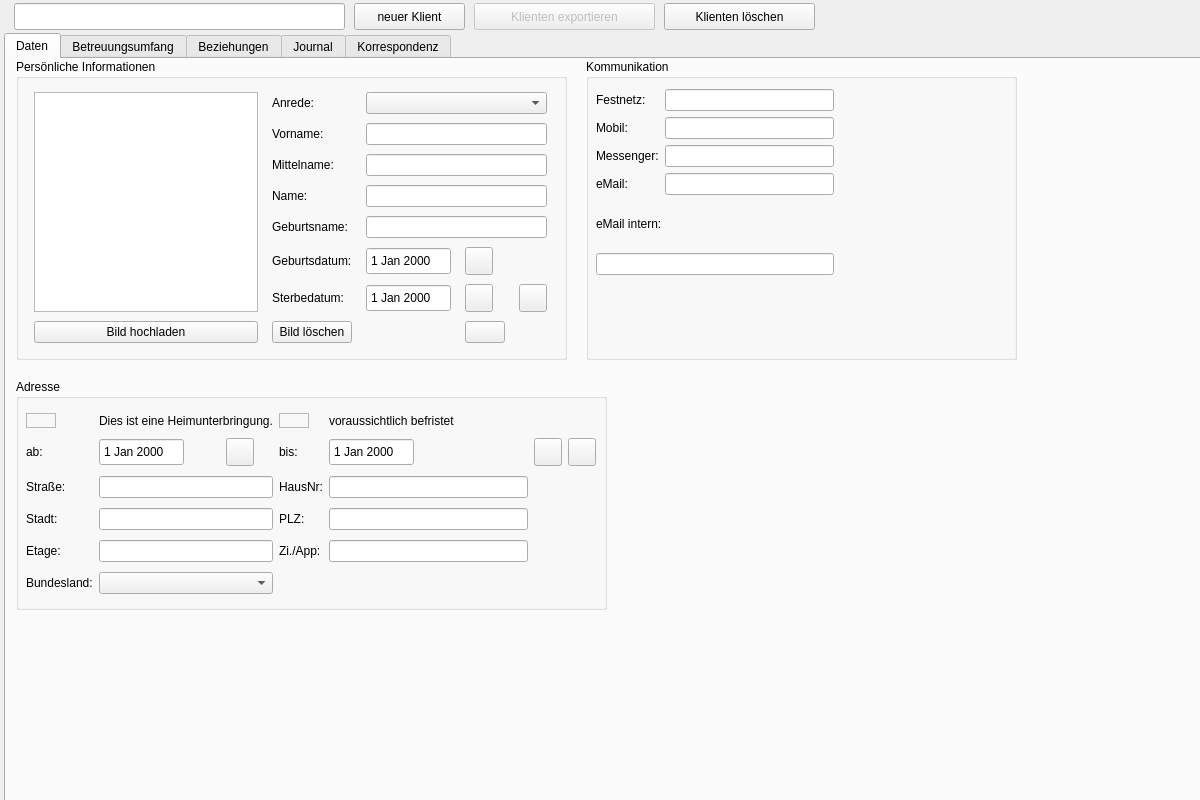
<?xml version="1.0" encoding="UTF-8"?>
<ui version="4.0">
 <class>client_tab</class>
 <widget class="QWidget" name="client_tab">
  <property name="geometry">
   <rect>
    <x>0</x>
    <y>0</y>
    <width>1200</width>
    <height>800</height>
   </rect>
  </property>
  <property name="minimumSize">
   <size>
    <width>1200</width>
    <height>800</height>
   </size>
  </property>
  <widget class="QPushButton" name="pushButton_2">
   <property name="enabled">
    <bool>false</bool>
   </property>
   <property name="geometry">
    <rect>
     <x>474</x>
     <y>3</y>
     <width>181</width>
     <height>27</height>
    </rect>
   </property>
   <property name="text">
    <string>Klienten exportieren</string>
   </property>
   <property name="icon">
    <iconset resource="../../../Python-Projects/fameoucrazy_vor_Neustrukturierung/fameoucrazy_ressources.qrc">
     <normaloff>:/icons/icons/application-export.png</normaloff>:/icons/icons/application-export.png</iconset>
   </property>
  </widget>
  <widget class="QLineEdit" name="select_client_edit">
   <property name="geometry">
    <rect>
     <x>14</x>
     <y>3</y>
     <width>331</width>
     <height>27</height>
    </rect>
   </property>
  </widget>
  <widget class="QPushButton" name="pushButton">
   <property name="geometry">
    <rect>
     <x>354</x>
     <y>3</y>
     <width>111</width>
     <height>27</height>
    </rect>
   </property>
   <property name="text">
    <string>neuer Klient</string>
   </property>
   <property name="icon">
    <iconset resource="../../../Python-Projects/fameoucrazy_vor_Neustrukturierung/fameoucrazy_ressources.qrc">
     <normaloff>:/icons/icons/plus.png</normaloff>:/icons/icons/plus.png</iconset>
   </property>
  </widget>
  <widget class="QTabWidget" name="tabWidget">
   <property name="geometry">
    <rect>
     <x>4</x>
     <y>33</y>
     <width>1700</width>
     <height>771</height>
    </rect>
   </property>
   <property name="currentIndex">
    <number>0</number>
   </property>
   <widget class="QWidget" name="Daten_4">
    <attribute name="title">
     <string>Daten</string>
    </attribute>
    <widget class="QGroupBox" name="client_personal_groupBox_4">
     <property name="geometry">
      <rect>
       <x>10</x>
       <y>0</y>
       <width>551</width>
       <height>301</height>
      </rect>
     </property>
     <property name="title">
      <string>Persönliche Informationen</string>
     </property>
     <widget class="QWidget" name="gridLayoutWidget_11">
      <property name="geometry">
       <rect>
        <x>10</x>
        <y>30</y>
        <width>531</width>
        <height>262</height>
       </rect>
      </property>
      <layout class="QGridLayout" name="gridLayout_8">
       <item row="3" column="2" colspan="3">
        <widget class="QLineEdit" name="client_surname_edit_4"/>
       </item>
       <item row="6" column="4">
        <widget class="QPushButton" name="client_death_date_clear_btn_4">
         <property name="maximumSize">
          <size>
           <width>28</width>
           <height>28</height>
          </size>
         </property>
         <property name="text">
          <string/>
         </property>
         <property name="icon">
          <iconset theme="QIcon::ThemeIcon::EditDelete"/>
         </property>
        </widget>
       </item>
       <item row="4" column="1">
        <widget class="QLabel" name="client_birth_name_label_4">
         <property name="maximumSize">
          <size>
           <width>16777215</width>
           <height>28</height>
          </size>
         </property>
         <property name="text">
          <string>Geburtsname:</string>
         </property>
        </widget>
       </item>
       <item row="7" column="0">
        <widget class="QPushButton" name="client_pict_upload_btn_4">
         <property name="maximumSize">
          <size>
           <width>16777215</width>
           <height>28</height>
          </size>
         </property>
         <property name="text">
          <string>Bild hochladen</string>
         </property>
         <property name="icon">
          <iconset resource="../../../Python-Projects/fameoucrazy_vor_Neustrukturierung/fameoucrazy_ressources.qrc">
           <normaloff>:/icons/icons/drive-upload.png</normaloff>:/icons/icons/drive-upload.png</iconset>
         </property>
        </widget>
       </item>
       <item row="6" column="2">
        <widget class="QDateEdit" name="client_death_date_edit_4">
         <property name="maximumSize">
          <size>
           <width>85</width>
           <height>28</height>
          </size>
         </property>
         <property name="inputMethodHints">
          <set>Qt::InputMethodHint::ImhDate</set>
         </property>
         <property name="buttonSymbols">
          <enum>QAbstractSpinBox::ButtonSymbols::NoButtons</enum>
         </property>
        </widget>
       </item>
       <item row="1" column="2" colspan="3">
        <widget class="QLineEdit" name="client_given_name_edit_4"/>
       </item>
       <item row="2" column="1">
        <widget class="QLabel" name="client_middle_name_label_4">
         <property name="sizePolicy">
          <sizepolicy hsizetype="Fixed" vsizetype="Fixed">
           <horstretch>0</horstretch>
           <verstretch>0</verstretch>
          </sizepolicy>
         </property>
         <property name="maximumSize">
          <size>
           <width>16777215</width>
           <height>28</height>
          </size>
         </property>
         <property name="text">
          <string>Mittelname:</string>
         </property>
        </widget>
       </item>
       <item row="2" column="2" colspan="3">
        <widget class="QLineEdit" name="client_middle_name_edit_4"/>
       </item>
       <item row="0" column="0" rowspan="7">
        <widget class="QGraphicsView" name="client_pict_graphicsView_4">
         <property name="sizePolicy">
          <sizepolicy hsizetype="Fixed" vsizetype="Fixed">
           <horstretch>0</horstretch>
           <verstretch>3</verstretch>
          </sizepolicy>
         </property>
         <property name="maximumSize">
          <size>
           <width>224</width>
           <height>224</height>
          </size>
         </property>
         <property name="sizeIncrement">
          <size>
           <width>0</width>
           <height>0</height>
          </size>
         </property>
        </widget>
       </item>
       <item row="1" column="1">
        <widget class="QLabel" name="client_given_name_label_4">
         <property name="maximumSize">
          <size>
           <width>16777215</width>
           <height>28</height>
          </size>
         </property>
         <property name="text">
          <string>Vorname:</string>
         </property>
        </widget>
       </item>
       <item row="5" column="2">
        <widget class="QDateEdit" name="client_birth_date_edit_4">
         <property name="maximumSize">
          <size>
           <width>85</width>
           <height>28</height>
          </size>
         </property>
         <property name="inputMethodHints">
          <set>Qt::InputMethodHint::ImhDate|Qt::InputMethodHint::ImhPreferNumbers</set>
         </property>
         <property name="buttonSymbols">
          <enum>QAbstractSpinBox::ButtonSymbols::NoButtons</enum>
         </property>
        </widget>
       </item>
       <item row="3" column="1">
        <widget class="QLabel" name="client_surname_label_4">
         <property name="sizePolicy">
          <sizepolicy hsizetype="Fixed" vsizetype="Fixed">
           <horstretch>0</horstretch>
           <verstretch>0</verstretch>
          </sizepolicy>
         </property>
         <property name="maximumSize">
          <size>
           <width>16777215</width>
           <height>28</height>
          </size>
         </property>
         <property name="text">
          <string>Name:</string>
         </property>
        </widget>
       </item>
       <item row="6" column="3">
        <widget class="QPushButton" name="client_death_date_btn_4">
         <property name="maximumSize">
          <size>
           <width>28</width>
           <height>28</height>
          </size>
         </property>
         <property name="text">
          <string/>
         </property>
         <property name="icon">
          <iconset>
           <normaloff>../../../Python-Projects/fameoucrazy_vor_Neustrukturierung/icons/calendar-select.png</normaloff>../../../Python-Projects/fameoucrazy_vor_Neustrukturierung/icons/calendar-select.png</iconset>
         </property>
        </widget>
       </item>
       <item row="5" column="1">
        <widget class="QLabel" name="client_birth_date_label_4">
         <property name="maximumSize">
          <size>
           <width>16777215</width>
           <height>28</height>
          </size>
         </property>
         <property name="text">
          <string>Geburtsdatum:</string>
         </property>
        </widget>
       </item>
       <item row="0" column="1">
        <widget class="QLabel" name="client_salutation_label_4">
         <property name="sizePolicy">
          <sizepolicy hsizetype="Fixed" vsizetype="Fixed">
           <horstretch>0</horstretch>
           <verstretch>0</verstretch>
          </sizepolicy>
         </property>
         <property name="maximumSize">
          <size>
           <width>16777215</width>
           <height>28</height>
          </size>
         </property>
         <property name="text">
          <string>Anrede:</string>
         </property>
        </widget>
       </item>
       <item row="4" column="2" colspan="3">
        <widget class="QLineEdit" name="client_birth_name_edit_4"/>
       </item>
       <item row="5" column="3">
        <widget class="QPushButton" name="client_birth_date_btn_4">
         <property name="minimumSize">
          <size>
           <width>28</width>
           <height>28</height>
          </size>
         </property>
         <property name="maximumSize">
          <size>
           <width>28</width>
           <height>28</height>
          </size>
         </property>
         <property name="text">
          <string/>
         </property>
         <property name="icon">
          <iconset>
           <normaloff>../../../Python-Projects/fameoucrazy_vor_Neustrukturierung/icons/calendar-select.png</normaloff>../../../Python-Projects/fameoucrazy_vor_Neustrukturierung/icons/calendar-select.png</iconset>
         </property>
        </widget>
       </item>
       <item row="6" column="1">
        <widget class="QLabel" name="label_40">
         <property name="maximumSize">
          <size>
           <width>16777215</width>
           <height>28</height>
          </size>
         </property>
         <property name="text">
          <string>Sterbedatum:</string>
         </property>
        </widget>
       </item>
       <item row="0" column="2" colspan="3">
        <widget class="QComboBox" name="client_salutation_combo_4"/>
       </item>
       <item row="7" column="1">
        <widget class="QPushButton" name="client_pict_delete_btn_4">
         <property name="maximumSize">
          <size>
           <width>16777215</width>
           <height>28</height>
          </size>
         </property>
         <property name="text">
          <string>Bild löschen</string>
         </property>
         <property name="icon">
          <iconset resource="../../../Python-Projects/fameoucrazy_vor_Neustrukturierung/fameoucrazy_ressources.qrc">
           <normaloff>:/icons/icons/minus.png</normaloff>:/icons/icons/minus.png</iconset>
         </property>
        </widget>
       </item>
       <item row="7" column="3">
        <widget class="QPushButton" name="pushButton_7">
         <property name="text">
          <string/>
         </property>
        </widget>
       </item>
      </layout>
     </widget>
    </widget>
    <widget class="QGroupBox" name="client_addr_groupBox_4">
     <property name="geometry">
      <rect>
       <x>10</x>
       <y>320</y>
       <width>591</width>
       <height>231</height>
      </rect>
     </property>
     <property name="title">
      <string>Adresse</string>
     </property>
     <property name="checkable">
      <bool>false</bool>
     </property>
     <widget class="QWidget" name="gridLayoutWidget_12">
      <property name="geometry">
       <rect>
        <x>10</x>
        <y>30</y>
        <width>570</width>
        <height>191</height>
       </rect>
      </property>
      <layout class="QGridLayout" name="client_add_grid_4">
       <item row="1" column="4">
        <widget class="QDateEdit" name="addr_till_date_edit_4">
         <property name="maximumSize">
          <size>
           <width>85</width>
           <height>28</height>
          </size>
         </property>
         <property name="inputMethodHints">
          <set>Qt::InputMethodHint::ImhDate</set>
         </property>
         <property name="buttonSymbols">
          <enum>QAbstractSpinBox::ButtonSymbols::NoButtons</enum>
         </property>
        </widget>
       </item>
       <item row="3" column="0">
        <widget class="QLabel" name="label_41">
         <property name="text">
          <string>Stadt:</string>
         </property>
        </widget>
       </item>
       <item row="3" column="1" colspan="2">
        <widget class="QLineEdit" name="lineEdit_26"/>
       </item>
       <item row="1" column="0">
        <widget class="QLabel" name="addr_from_date_label_4">
         <property name="text">
          <string>ab:</string>
         </property>
        </widget>
       </item>
       <item row="1" column="5">
        <widget class="QPushButton" name="addr_till_date_btn_4">
         <property name="maximumSize">
          <size>
           <width>28</width>
           <height>28</height>
          </size>
         </property>
         <property name="text">
          <string/>
         </property>
         <property name="icon">
          <iconset>
           <normaloff>../../../Python-Projects/fameoucrazy_vor_Neustrukturierung/icons/calendar-select.png</normaloff>../../../Python-Projects/fameoucrazy_vor_Neustrukturierung/icons/calendar-select.png</iconset>
         </property>
        </widget>
       </item>
       <item row="2" column="3">
        <widget class="QLabel" name="label_42">
         <property name="text">
          <string>HausNr:</string>
         </property>
        </widget>
       </item>
       <item row="4" column="0">
        <widget class="QLabel" name="label_43">
         <property name="text">
          <string>Etage:</string>
         </property>
        </widget>
       </item>
       <item row="1" column="1">
        <widget class="QDateEdit" name="addr_from_date_edit_4">
         <property name="maximumSize">
          <size>
           <width>85</width>
           <height>28</height>
          </size>
         </property>
         <property name="inputMethodHints">
          <set>Qt::InputMethodHint::ImhDate</set>
         </property>
         <property name="buttonSymbols">
          <enum>QAbstractSpinBox::ButtonSymbols::NoButtons</enum>
         </property>
        </widget>
       </item>
       <item row="1" column="6">
        <widget class="QPushButton" name="addr_till_date_clear_btn_4">
         <property name="maximumSize">
          <size>
           <width>28</width>
           <height>28</height>
          </size>
         </property>
         <property name="text">
          <string/>
         </property>
         <property name="icon">
          <iconset theme="QIcon::ThemeIcon::EditDelete"/>
         </property>
        </widget>
       </item>
       <item row="3" column="3">
        <widget class="QLabel" name="label_44">
         <property name="text">
          <string>PLZ:</string>
         </property>
        </widget>
       </item>
       <item row="1" column="3">
        <widget class="QLabel" name="addr_till_date_label_4">
         <property name="text">
          <string>bis:</string>
         </property>
        </widget>
       </item>
       <item row="0" column="0">
        <widget class="QFrame" name="nursing_home_accomodation_toggle_4">
         <property name="maximumSize">
          <size>
           <width>30</width>
           <height>15</height>
          </size>
         </property>
         <property name="frameShape">
          <enum>QFrame::Shape::StyledPanel</enum>
         </property>
         <property name="frameShadow">
          <enum>QFrame::Shadow::Raised</enum>
         </property>
        </widget>
       </item>
       <item row="2" column="0">
        <widget class="QLabel" name="label_45">
         <property name="text">
          <string>Straße:</string>
         </property>
        </widget>
       </item>
       <item row="1" column="2">
        <widget class="QPushButton" name="addr_from_btn_4">
         <property name="maximumSize">
          <size>
           <width>28</width>
           <height>28</height>
          </size>
         </property>
         <property name="text">
          <string/>
         </property>
         <property name="icon">
          <iconset>
           <normaloff>../../../Python-Projects/fameoucrazy_vor_Neustrukturierung/icons/calendar-select.png</normaloff>../../../Python-Projects/fameoucrazy_vor_Neustrukturierung/icons/calendar-select.png</iconset>
         </property>
        </widget>
       </item>
       <item row="0" column="4" colspan="3">
        <widget class="QLabel" name="addr_till_date_toggle_label_4">
         <property name="text">
          <string>voraussichtlich befristet</string>
         </property>
        </widget>
       </item>
       <item row="0" column="1" colspan="2">
        <widget class="QLabel" name="nursing_home_accomodation_toggle_label_4">
         <property name="text">
          <string>Dies ist eine Heimunterbringung.</string>
         </property>
        </widget>
       </item>
       <item row="2" column="1" colspan="2">
        <widget class="QLineEdit" name="lineEdit_27"/>
       </item>
       <item row="5" column="0">
        <widget class="QLabel" name="label_46">
         <property name="text">
          <string>Bundesland:</string>
         </property>
        </widget>
       </item>
       <item row="4" column="3">
        <widget class="QLabel" name="label_47">
         <property name="text">
          <string>Zi./App:</string>
         </property>
        </widget>
       </item>
       <item row="4" column="4">
        <widget class="QLineEdit" name="lineEdit_28">
         <property name="text">
          <string/>
         </property>
        </widget>
       </item>
       <item row="4" column="1" colspan="2">
        <widget class="QLineEdit" name="lineEdit_29">
         <property name="text">
          <string/>
         </property>
        </widget>
       </item>
       <item row="5" column="1" colspan="2">
        <widget class="QComboBox" name="client_addr_state_combo_4"/>
       </item>
       <item row="0" column="3">
        <widget class="QFrame" name="addr_till_date_toggle_4">
         <property name="enabled">
          <bool>true</bool>
         </property>
         <property name="sizePolicy">
          <sizepolicy hsizetype="Expanding" vsizetype="Preferred">
           <horstretch>0</horstretch>
           <verstretch>0</verstretch>
          </sizepolicy>
         </property>
         <property name="maximumSize">
          <size>
           <width>30</width>
           <height>15</height>
          </size>
         </property>
         <property name="frameShape">
          <enum>QFrame::Shape::StyledPanel</enum>
         </property>
         <property name="frameShadow">
          <enum>QFrame::Shadow::Raised</enum>
         </property>
        </widget>
       </item>
       <item row="3" column="4">
        <widget class="QLineEdit" name="lineEdit_30">
         <property name="text">
          <string/>
         </property>
        </widget>
       </item>
       <item row="2" column="4">
        <widget class="QLineEdit" name="lineEdit_31">
         <property name="text">
          <string/>
         </property>
        </widget>
       </item>
      </layout>
     </widget>
    </widget>
    <widget class="QGroupBox" name="client_comm_groupBox_4">
     <property name="geometry">
      <rect>
       <x>580</x>
       <y>0</y>
       <width>431</width>
       <height>301</height>
      </rect>
     </property>
     <property name="title">
      <string>Kommunikation</string>
     </property>
     <widget class="QWidget" name="gridLayoutWidget_13">
      <property name="geometry">
       <rect>
        <x>10</x>
        <y>30</y>
        <width>238</width>
        <height>186</height>
       </rect>
      </property>
      <layout class="QGridLayout" name="gridLayout_9">
       <item row="0" column="0">
        <widget class="QLabel" name="client_land_line_label_4">
         <property name="text">
          <string>Festnetz:</string>
         </property>
        </widget>
       </item>
       <item row="2" column="1">
        <widget class="QLineEdit" name="client_messenger_edit_4"/>
       </item>
       <item row="1" column="1">
        <widget class="QLineEdit" name="client_mobile_edit_4">
         <property name="text">
          <string/>
         </property>
        </widget>
       </item>
       <item row="4" column="0" colspan="2">
        <widget class="QLabel" name="client_mail_intern_label_4">
         <property name="text">
          <string>eMail intern:</string>
         </property>
        </widget>
       </item>
       <item row="1" column="0">
        <widget class="QLabel" name="client_mobile_label_4">
         <property name="text">
          <string>Mobil:</string>
         </property>
        </widget>
       </item>
       <item row="3" column="0">
        <widget class="QLabel" name="client_email_label_4">
         <property name="text">
          <string>eMail:</string>
         </property>
        </widget>
       </item>
       <item row="5" column="0" colspan="2">
        <widget class="QLineEdit" name="client_mail_intern_edit_4">
         <property name="text">
          <string/>
         </property>
        </widget>
       </item>
       <item row="3" column="1">
        <widget class="QLineEdit" name="client_email_edit_4">
         <property name="text">
          <string/>
         </property>
        </widget>
       </item>
       <item row="0" column="1">
        <widget class="QLineEdit" name="client_land_line_edit_4">
         <property name="text">
          <string/>
         </property>
        </widget>
       </item>
       <item row="2" column="0">
        <widget class="QLabel" name="client_messenger_label_4">
         <property name="text">
          <string>Messenger:</string>
         </property>
        </widget>
       </item>
      </layout>
     </widget>
    </widget>
   </widget>
   <widget class="QWidget" name="Betreuungsumfang_4">
    <attribute name="title">
     <string>Betreuungsumfang</string>
    </attribute>
    <widget class="QLabel" name="label_48">
     <property name="geometry">
      <rect>
       <x>290</x>
       <y>20</y>
       <width>111</width>
       <height>19</height>
      </rect>
     </property>
     <property name="text">
      <string>Aktenzeichen:</string>
     </property>
    </widget>
    <widget class="QCheckBox" name="checkBox_19">
     <property name="geometry">
      <rect>
       <x>10</x>
       <y>80</y>
       <width>21</width>
       <height>24</height>
      </rect>
     </property>
     <property name="text">
      <string/>
     </property>
    </widget>
    <widget class="QLineEdit" name="lineEdit_32">
     <property name="geometry">
      <rect>
       <x>290</x>
       <y>50</y>
       <width>181</width>
       <height>27</height>
      </rect>
     </property>
    </widget>
    <widget class="QLabel" name="label_49">
     <property name="geometry">
      <rect>
       <x>10</x>
       <y>60</y>
       <width>141</width>
       <height>19</height>
      </rect>
     </property>
     <property name="text">
      <string>Beginn:</string>
     </property>
    </widget>
    <widget class="QComboBox" name="comboBox_6">
     <property name="geometry">
      <rect>
       <x>120</x>
       <y>10</y>
       <width>131</width>
       <height>27</height>
      </rect>
     </property>
    </widget>
    <widget class="QCheckBox" name="checkBox_20">
     <property name="geometry">
      <rect>
       <x>290</x>
       <y>100</y>
       <width>221</width>
       <height>24</height>
      </rect>
     </property>
     <property name="text">
      <string>Vermögensangelegenheiten</string>
     </property>
    </widget>
    <widget class="QCheckBox" name="checkBox_21">
     <property name="geometry">
      <rect>
       <x>10</x>
       <y>140</y>
       <width>251</width>
       <height>24</height>
      </rect>
     </property>
     <property name="text">
      <string>Vertretung gegenüber Behörden</string>
     </property>
    </widget>
    <widget class="QCheckBox" name="checkBox_22">
     <property name="geometry">
      <rect>
       <x>10</x>
       <y>100</y>
       <width>191</width>
       <height>24</height>
      </rect>
     </property>
     <property name="text">
      <string>Aufenthaltsbestimmung</string>
     </property>
    </widget>
    <widget class="QCheckBox" name="checkBox_23">
     <property name="geometry">
      <rect>
       <x>290</x>
       <y>120</y>
       <width>221</width>
       <height>24</height>
      </rect>
     </property>
     <property name="text">
      <string>Wohnungsangelegenheiten</string>
     </property>
    </widget>
    <widget class="QLabel" name="label_50">
     <property name="geometry">
      <rect>
       <x>10</x>
       <y>20</y>
       <width>111</width>
       <height>20</height>
      </rect>
     </property>
     <property name="text">
      <string>Betreuungsart:</string>
     </property>
    </widget>
    <widget class="QCheckBox" name="checkBox_24">
     <property name="geometry">
      <rect>
       <x>10</x>
       <y>120</y>
       <width>151</width>
       <height>24</height>
      </rect>
     </property>
     <property name="text">
      <string>Gesundheitssorge </string>
     </property>
    </widget>
    <widget class="QPushButton" name="care_start_date_btn_4">
     <property name="geometry">
      <rect>
       <x>210</x>
       <y>51</y>
       <width>25</width>
       <height>25</height>
      </rect>
     </property>
     <property name="text">
      <string/>
     </property>
     <property name="icon">
      <iconset>
       <normaloff>../../../Python-Projects/fameoucrazy_vor_Neustrukturierung/icons/calendar-select.png</normaloff>../../../Python-Projects/fameoucrazy_vor_Neustrukturierung/icons/calendar-select.png</iconset>
     </property>
    </widget>
    <widget class="QDateEdit" name="care_start_date_edit_4">
     <property name="geometry">
      <rect>
       <x>120</x>
       <y>50</y>
       <width>85</width>
       <height>28</height>
      </rect>
     </property>
     <property name="buttonSymbols">
      <enum>QAbstractSpinBox::ButtonSymbols::NoButtons</enum>
     </property>
    </widget>
   </widget>
   <widget class="QWidget" name="Beziehungen_4">
    <attribute name="title">
     <string>Beziehungen</string>
    </attribute>
   </widget>
   <widget class="QWidget" name="Journal_4">
    <attribute name="title">
     <string>Journal</string>
    </attribute>
   </widget>
   <widget class="QWidget" name="Korrespondenz_4">
    <attribute name="title">
     <string>Korrespondenz</string>
    </attribute>
   </widget>
  </widget>
  <widget class="QPushButton" name="pushButton_3">
   <property name="geometry">
    <rect>
     <x>664</x>
     <y>3</y>
     <width>151</width>
     <height>27</height>
    </rect>
   </property>
   <property name="text">
    <string>Klienten löschen</string>
   </property>
   <property name="icon">
    <iconset resource="../../../Python-Projects/fameoucrazy_vor_Neustrukturierung/fameoucrazy_ressources.qrc">
     <normaloff>:/icons/icons/minus.png</normaloff>:/icons/icons/minus.png</iconset>
   </property>
  </widget>
 </widget>
 <resources>
  <include location="../../../Python-Projects/fameoucrazy_vor_Neustrukturierung/fameoucrazy_ressources.qrc"/>
 </resources>
 <connections/>
</ui>
